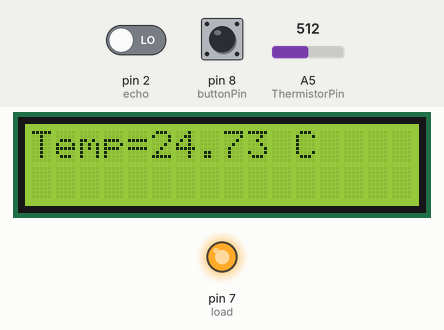
Bench run of a sketch on a simulated Arduino Uno, built with avr-gcc and run on an emulated ATmega328P. Parts: 16×2 character LCD, output pins drawn as LEDs (lit = HIGH). The inputs (shaded band) are chosen by the test bench; at power-on: A5 (ThermistorPin) = 512, pin 2 (echo) LOW, pin 8 (buttonPin) HIGH. Pins used as bus, display or sensor lines are not drawn; what the sketch prints to the serial monitor is not drawn.

Above: at 2.2 s.
2.3 s: A5 (ThermistorPin) set to 900
At 10.8 s:
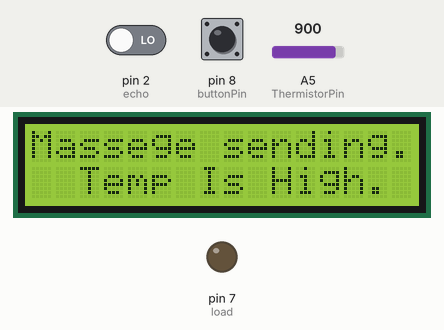
11.0 s: A5 (ThermistorPin) set to 1004
At 17.0 s:
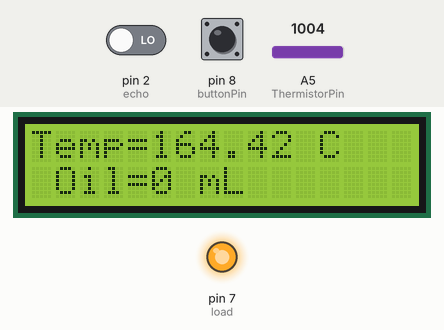
18.0 s: A5 (ThermistorPin) set to 1023
At 25.2 s:
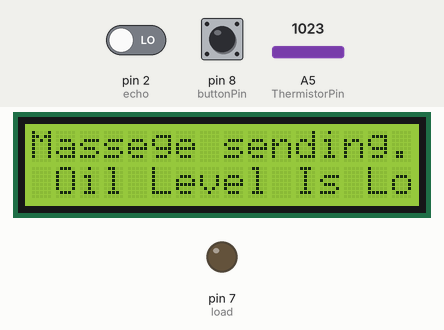
Timing chart, 0 to 30.6 s (numbered marks = the images above; inputs shaded):
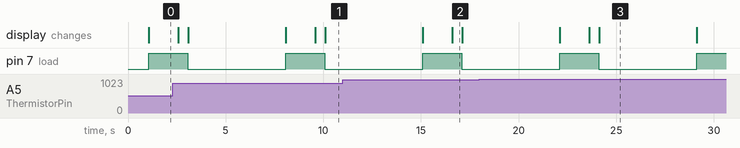

Measured:
- the behaviour switches between 1022 and 1023 on A5 (ThermistorPin) (found by bisection; images 2 and 3)
- what the display in image 2 shows lasts 0.5 s, from 16.6 s to 17.1 s

The sketch:

main.ino
```cpp
#include<LiquidCrystal.h>
const byte rs = A4, en = A3, d4 = A2, d5 = A1, d6 = A0, d7 = 12;
LiquidCrystal lcd(rs, en, d4, d5, d6, d7);

int load = 7;
int ThermistorPin = A5;
#define echo 2
#define trigger 3
const int buttonPin = 8;

int buttonState;
long distance;
int level = 25;

int Vo;
float R1 = 10000;
float logR2, R2, T, Tc, Tf;
float c1 = 1.009249522e-03, c2 = 2.378405444e-04, c3 = 2.019202697e-07;


void setup()
{
  lcd.begin(16, 2);
  Serial.begin(9600);

  pinMode(load, OUTPUT);
  pinMode(echo, INPUT );
  pinMode(trigger, OUTPUT);
  pinMode(ThermistorPin, INPUT );
  pinMode(buttonPin, INPUT_PULLUP );
  lcd.print("   Welcome....  ");
delay(1000);
}


void loop() {
  digitalWrite(load,HIGH);
  Vo = analogRead(ThermistorPin);
  R2 = R1 * (1023.0 / (float)Vo - 1.0);
  logR2 = log(R2);
  T = (1.0 / (c1 + c2 * logR2 + c3 * logR2 * logR2 * logR2));
  Tc = T - 273.15;
  Tf = (Tc * 9.0) / 5.0 + 32.0;
  //Tf = 32.0;
  lcd.setCursor(0, 0);
  lcd.print("Temp=");
  lcd.print(Tc);
  lcd.print(" C     ");
 delay(500);
 level = Ultrasonic_read();
  // level = 40;

  lcd.setCursor(1, 1);
  lcd.print("Oil=");
  lcd.print(level);
  lcd.print(" mL");

 delay(500);
  buttonState = digitalRead(buttonPin);

  if (Tc > 80)
  {
    digitalWrite(load,LOW);
    SendMessagetemp();

  } else if (level < 20)
  {
    digitalWrite(load,LOW);
    SendMessage0il();
  } else if (buttonState == LOW)
  {
    digitalWrite(load,LOW );
    SendMessageshort();
  }
}


long Ultrasonic_read() {
  digitalWrite(trigger, LOW);
  delayMicroseconds(2);
  digitalWrite(trigger, HIGH);
  delayMicroseconds(10);
  distance = pulseIn (echo, HIGH);
  return distance / 29 / 2;
}


void SendMessage0il() {
  lcd.clear();
   lcd.setCursor(0, 0);
  lcd.print("Massege sending...");
  lcd.setCursor(1, 1);
  lcd.print("Oil Level Is Low.");
  Serial.begin(9600);
  Serial.print("\r");
  delay(1000);
  Serial.print("AT+CMGF=1\r");
  delay(1000);
  Serial.print("AT+CMGS=\"+8801748447181\"\r");
  delay(1000);
  Serial.print("[WARNING] Oil level is low\r");
  delay(1000);
  Serial.write(0x1A);
  delay(1000);
   lcd.clear();

}

void SendMessagetemp() {
  lcd.clear();
  lcd.setCursor(0, 0);
  lcd.print("Massege sending...");
  lcd.setCursor(1, 1);
  lcd.print(" Temp Is High.     ");
  Serial.begin(9600);
  Serial.print("\r");
  delay(1000);
  Serial.print("AT+CMGF=1\r");
  delay(1000);
  Serial.print("AT+CMGS=\"+8801748447181\"\r");
  delay(1000);
  Serial.print("[WARNING] Temperature has gone up from Normal State.\r");
  delay(1000);
  Serial.write(0x1A);
  delay(1000);
   lcd.clear();
}

void SendMessageshort() {
  lcd.clear();
  lcd.setCursor(0, 0);
  lcd.print("Massege sending...");
  lcd.setCursor(1, 1);
  lcd.print("Short Circuit.    ");
  Serial.begin(9600);
  Serial.print("\r");
  delay(1000);
  Serial.print("AT+CMGF=1\r");
  delay(1000);
  Serial.print("AT+CMGS=\"+8801748447181\"\r");
  delay(1000);
  Serial.print("[WARNING] short-circuit alert  \r");
  delay(1000);
  Serial.write(0x1A);
  delay(1000);
   lcd.clear();
}

void makeCall() {
  Serial.begin(9600); //Baud rate of the GSM/GPRS Module
  Serial.print("Calling...");
  lcd.clear();
  lcd.setCursor(0, 0);
  lcd.print("Calling...");
  delay(1000);
  Serial.println("ATD+8801748447181;"); //Number to which you want to make call
  delay(10000);
  Serial.println("ATH");
  lcd.clear();
  lcd.setCursor(0, 0);
  lcd.print("ATH");
  delay(1000);
  Serial.print("finish");
  lcd.clear();
  lcd.setCursor(0, 0);
  lcd.print("finish...");
  delay(1000);
}
```
